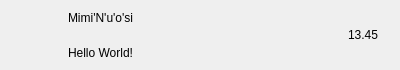
<?xml version="1.0" encoding="UTF-8"?>
<ui version="4.0">
 <class>ChatUserWid</class>
 <widget class="QWidget" name="ChatUserWid">
  <property name="geometry">
   <rect>
    <x>0</x>
    <y>0</y>
    <width>400</width>
    <height>70</height>
   </rect>
  </property>
  <property name="minimumSize">
   <size>
    <width>0</width>
    <height>70</height>
   </size>
  </property>
  <property name="maximumSize">
   <size>
    <width>16777215</width>
    <height>70</height>
   </size>
  </property>
  <property name="windowTitle">
   <string>Form</string>
  </property>
  <layout class="QHBoxLayout" name="horizontalLayout">
   <property name="spacing">
    <number>5</number>
   </property>
   <property name="topMargin">
    <number>2</number>
   </property>
   <property name="bottomMargin">
    <number>2</number>
   </property>
   <item>
    <widget class="QWidget" name="icon_wid" native="true">
     <property name="minimumSize">
      <size>
       <width>50</width>
       <height>50</height>
      </size>
     </property>
     <property name="maximumSize">
      <size>
       <width>50</width>
       <height>50</height>
      </size>
     </property>
     <layout class="QHBoxLayout" name="horizontalLayout_2">
      <property name="spacing">
       <number>0</number>
      </property>
      <property name="leftMargin">
       <number>0</number>
      </property>
      <property name="topMargin">
       <number>0</number>
      </property>
      <property name="rightMargin">
       <number>0</number>
      </property>
      <property name="bottomMargin">
       <number>0</number>
      </property>
      <item>
       <widget class="QLabel" name="icon_label">
        <property name="minimumSize">
         <size>
          <width>45</width>
          <height>45</height>
         </size>
        </property>
        <property name="maximumSize">
         <size>
          <width>45</width>
          <height>45</height>
         </size>
        </property>
        <property name="text">
         <string/>
        </property>
       </widget>
      </item>
     </layout>
    </widget>
   </item>
   <item>
    <widget class="QWidget" name="user_info_wid" native="true">
     <layout class="QVBoxLayout" name="verticalLayout">
      <property name="spacing">
       <number>7</number>
      </property>
      <property name="leftMargin">
       <number>2</number>
      </property>
      <property name="topMargin">
       <number>2</number>
      </property>
      <property name="rightMargin">
       <number>2</number>
      </property>
      <property name="bottomMargin">
       <number>2</number>
      </property>
      <item>
       <widget class="QLabel" name="user_name_label">
        <property name="text">
         <string>Mimi'N'u'o'si</string>
        </property>
       </widget>
      </item>
      <item>
       <widget class="QLabel" name="user_chat_label">
        <property name="text">
         <string>Hello World!</string>
        </property>
       </widget>
      </item>
     </layout>
    </widget>
   </item>
   <item>
    <widget class="QWidget" name="time_wid" native="true">
     <property name="minimumSize">
      <size>
       <width>50</width>
       <height>50</height>
      </size>
     </property>
     <property name="maximumSize">
      <size>
       <width>50</width>
       <height>50</height>
      </size>
     </property>
     <layout class="QVBoxLayout" name="verticalLayout_2">
      <item>
       <widget class="QLabel" name="label">
        <property name="text">
         <string>13.45</string>
        </property>
       </widget>
      </item>
     </layout>
    </widget>
   </item>
  </layout>
 </widget>
 <resources/>
 <connections/>
</ui>
